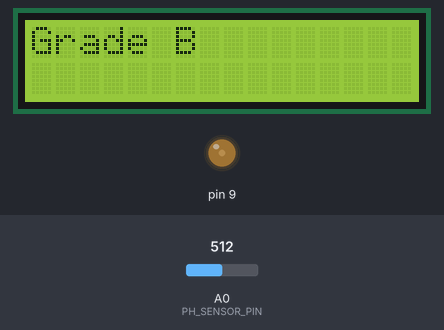
Bench run of a sketch on a simulated Arduino Uno, built with avr-gcc and run on an emulated ATmega328P. On the bench: 16×2 character LCD, output pins drawn as LEDs (lit = HIGH). Inputs (shaded band) come from the test bench; at power-on: A0 (PH_SENSOR_PIN) = 512. What the sketch prints to the serial monitor is not drawn.

Above: at 1.2 s.
1.3 s: A0 (PH_SENSOR_PIN) set to 260
3.3 s: A0 (PH_SENSOR_PIN) set to 237
At 4.9 s:
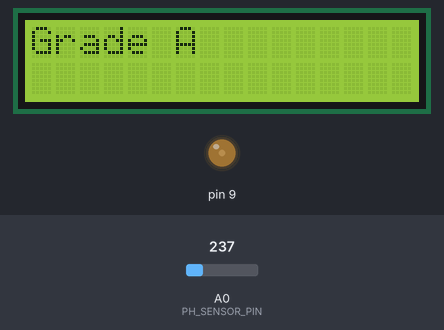
5.6 s: A0 (PH_SENSOR_PIN) set to 183
7.3 s: A0 (PH_SENSOR_PIN) set to 162
At 9.3 s:
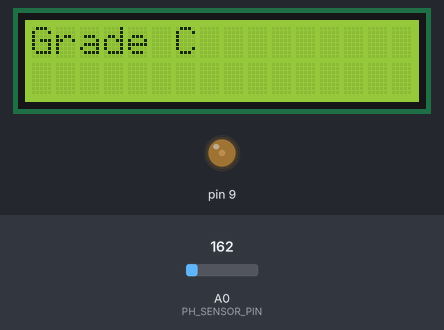
9.6 s: A0 (PH_SENSOR_PIN) set to 306
At 10.8 s:
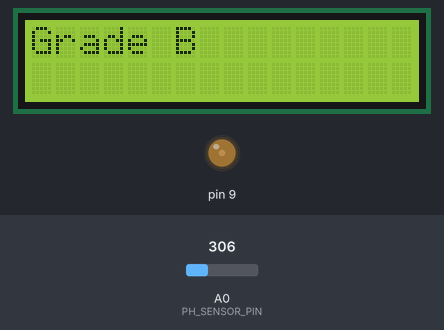
11.7 s: A0 (PH_SENSOR_PIN) set to 122
At 13.1 s:
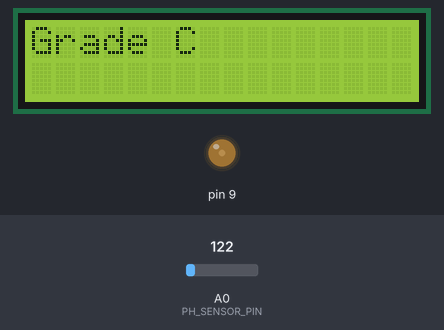
Timing chart, 0 to 14.7 s (numbered marks = the images above; inputs shaded):
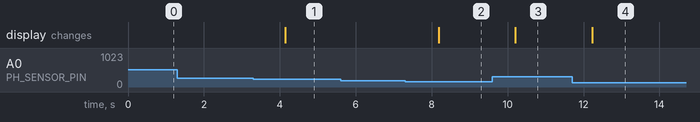

The sketch:

sketch_apr20b.ino
```cpp
#include <OneWire.h>
#include <DallasTemperature.h>
#include <Wire.h>
#include <LiquidCrystal_I2C.h> // Include the LiquidCrystal_I2C library for I2C LCD

#define TEMP_SENSOR_PIN 2
#define PH_SENSOR_PIN A0

OneWire oneWire(TEMP_SENSOR_PIN);
DallasTemperature sensors(&oneWire);

float ph_value, sensor_value = 0;
float temperatureC = 25.0;
bool increaseTemp = true;

// Set the LCD address and dimensions
LiquidCrystal_I2C lcd(0x27, 16, 2); // Change 0x27 to the address of your LCD

void setup() {
  Serial.begin(9600);
  sensors.begin();
  pinMode(9, OUTPUT);
  analogWrite(9, 50);
  lcd.init(); // Initialize the LCD
  lcd.backlight(); // Turn on backlight
}

void loop() {
  if (increaseTemp) {
    temperatureC += 1.0;
  } else {
    temperatureC -= 1.0;
  }

  increaseTemp = !increaseTemp;

  ph_value = analogRead(PH_SENSOR_PIN);
  sensor_value = (ph_value ) / 35;

  Serial.print("Temperature: ");
  Serial.print(temperatureC);
  Serial.println(" °C");
  Serial.print("pH value: ");
  Serial.println(sensor_value);

  lcd.clear(); // Clear the LCD
  lcd.setCursor(0, 0); // Set cursor to the first column, first row

  if (sensor_value < 5) {
    lcd.print("Grade C");
  } else if (sensor_value >= 5 && sensor_value <= 7) {
    lcd.print("Grade A");
  } else {
    lcd.print("Grade B");
  }

  delay(1000);
}
```

Measured:
- the behaviour switches between 246 and 245 on A0 (PH_SENSOR_PIN) (found by bisection; images 0 and 1)
- the behaviour switches between 175 and 174 on A0 (PH_SENSOR_PIN) (found by bisection; images 1 and 2)
- after the input at 1.3 s, every drawn part: stays the same
- after the input at 3.3 s, the display: changes after 0.84 s (image 1)
- after the input at 5.6 s, every drawn part: stays the same
- after the input at 7.3 s, the display: changes after 0.88 s (image 2)
- after the input at 9.6 s, the display: changes after 0.61 s (image 3)
- after the input at 11.7 s, the display: changes after 0.53 s (image 4)
